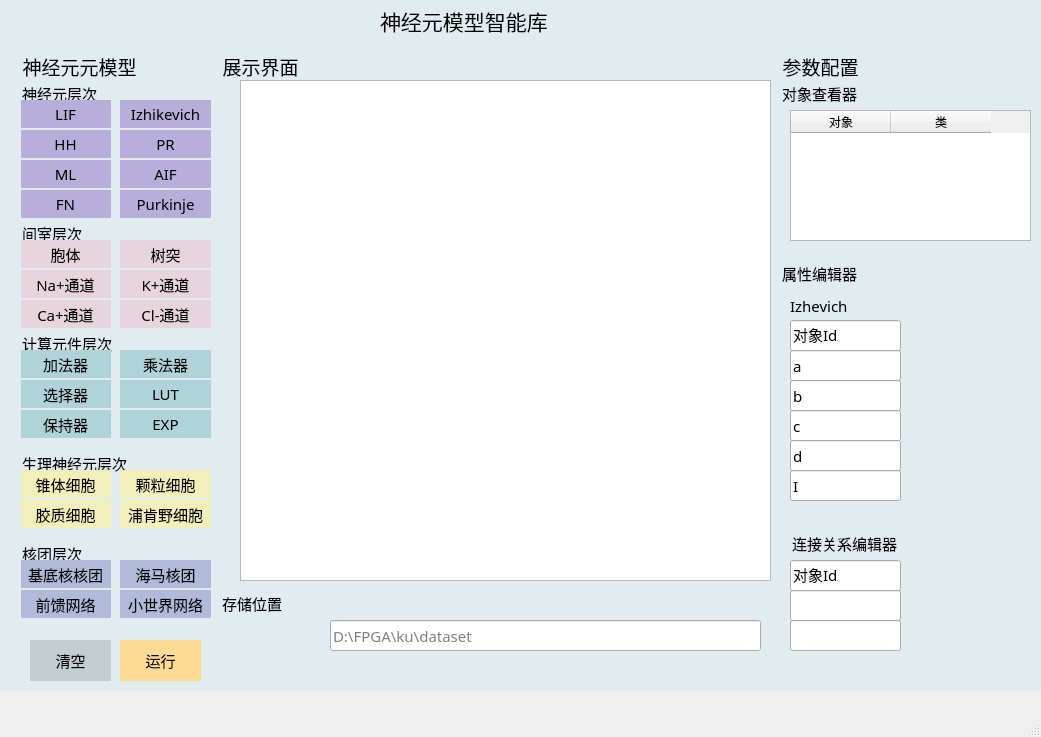
<?xml version="1.0" encoding="UTF-8"?>
<ui version="4.0">
 <class>MainWindow</class>
 <widget class="QMainWindow" name="MainWindow">
  <property name="geometry">
   <rect>
    <x>0</x>
    <y>0</y>
    <width>1041</width>
    <height>737</height>
   </rect>
  </property>
  <property name="windowTitle">
   <string>MainWindow</string>
  </property>
  <property name="styleSheet">
   <string notr="true">QGroupBox {
            background-color:#e2ebf0;          
			border-style: solid;
        }</string>
  </property>
  <widget class="QWidget" name="centralwidget">
   <widget class="QGroupBox" name="groupBox_2">
    <property name="geometry">
     <rect>
      <x>20</x>
      <y>50</y>
      <width>211</width>
      <height>641</height>
     </rect>
    </property>
    <property name="font">
     <font>
      <family>黑体</family>
      <pointsize>14</pointsize>
     </font>
    </property>
    <property name="title">
     <string>神经元元模型</string>
    </property>
    <widget class="QGroupBox" name="groupBox_3">
     <property name="geometry">
      <rect>
       <x>0</x>
       <y>30</y>
       <width>191</width>
       <height>141</height>
      </rect>
     </property>
     <property name="font">
      <font>
       <family>黑体</family>
       <pointsize>11</pointsize>
      </font>
     </property>
     <property name="styleSheet">
      <string notr="true"/>
     </property>
     <property name="title">
      <string>神经元层次</string>
     </property>
     <widget class="QPushButton" name="LIFButton">
      <property name="geometry">
       <rect>
        <x>0</x>
        <y>20</y>
        <width>91</width>
        <height>28</height>
       </rect>
      </property>
      <property name="font">
       <font>
        <family>黑体</family>
        <pointsize>11</pointsize>
       </font>
      </property>
      <property name="styleSheet">
       <string notr="true">QPushButton {
            background-color:#b7afd9;          
			border-style: solid;
        }</string>
      </property>
      <property name="text">
       <string>LIF</string>
      </property>
     </widget>
     <widget class="QPushButton" name="IZButton">
      <property name="geometry">
       <rect>
        <x>100</x>
        <y>20</y>
        <width>91</width>
        <height>28</height>
       </rect>
      </property>
      <property name="font">
       <font>
        <family>黑体</family>
        <pointsize>11</pointsize>
       </font>
      </property>
      <property name="styleSheet">
       <string notr="true">QPushButton {
            background-color:#b7afd9;          
			border-style: solid;
        }</string>
      </property>
      <property name="text">
       <string>Izhikevich</string>
      </property>
     </widget>
     <widget class="QPushButton" name="PRButton">
      <property name="enabled">
       <bool>true</bool>
      </property>
      <property name="geometry">
       <rect>
        <x>100</x>
        <y>50</y>
        <width>91</width>
        <height>28</height>
       </rect>
      </property>
      <property name="font">
       <font>
        <family>黑体</family>
        <pointsize>11</pointsize>
       </font>
      </property>
      <property name="styleSheet">
       <string notr="true">QPushButton {
            background-color:#b7afd9;          
			border-style: solid;
        }</string>
      </property>
      <property name="text">
       <string>PR</string>
      </property>
     </widget>
     <widget class="QPushButton" name="HHButton">
      <property name="geometry">
       <rect>
        <x>0</x>
        <y>50</y>
        <width>91</width>
        <height>28</height>
       </rect>
      </property>
      <property name="font">
       <font>
        <family>黑体</family>
        <pointsize>11</pointsize>
       </font>
      </property>
      <property name="styleSheet">
       <string notr="true">QPushButton {
            background-color:#b7afd9;          
			border-style: solid;
        }</string>
      </property>
      <property name="text">
       <string>HH</string>
      </property>
     </widget>
     <widget class="QPushButton" name="AIFButton">
      <property name="enabled">
       <bool>true</bool>
      </property>
      <property name="geometry">
       <rect>
        <x>100</x>
        <y>80</y>
        <width>91</width>
        <height>28</height>
       </rect>
      </property>
      <property name="font">
       <font>
        <family>黑体</family>
        <pointsize>11</pointsize>
       </font>
      </property>
      <property name="styleSheet">
       <string notr="true">QPushButton {
            background-color:#b7afd9;          
			border-style: solid;
        }</string>
      </property>
      <property name="text">
       <string>AIF</string>
      </property>
     </widget>
     <widget class="QPushButton" name="EIFButton">
      <property name="enabled">
       <bool>true</bool>
      </property>
      <property name="geometry">
       <rect>
        <x>0</x>
        <y>80</y>
        <width>91</width>
        <height>28</height>
       </rect>
      </property>
      <property name="font">
       <font>
        <family>黑体</family>
        <pointsize>11</pointsize>
       </font>
      </property>
      <property name="styleSheet">
       <string notr="true">QPushButton {
            background-color:#b7afd9;          
			border-style: solid;
        }</string>
      </property>
      <property name="text">
       <string>ML</string>
      </property>
     </widget>
     <widget class="QPushButton" name="EIFButton_2">
      <property name="enabled">
       <bool>true</bool>
      </property>
      <property name="geometry">
       <rect>
        <x>0</x>
        <y>110</y>
        <width>91</width>
        <height>28</height>
       </rect>
      </property>
      <property name="font">
       <font>
        <family>黑体</family>
        <pointsize>11</pointsize>
       </font>
      </property>
      <property name="styleSheet">
       <string notr="true">QPushButton {
            background-color:#b7afd9;          
			border-style: solid;
        }</string>
      </property>
      <property name="text">
       <string>FN</string>
      </property>
     </widget>
     <widget class="QPushButton" name="EIFButton_3">
      <property name="enabled">
       <bool>true</bool>
      </property>
      <property name="geometry">
       <rect>
        <x>100</x>
        <y>110</y>
        <width>91</width>
        <height>28</height>
       </rect>
      </property>
      <property name="font">
       <font>
        <family>黑体</family>
        <pointsize>11</pointsize>
       </font>
      </property>
      <property name="styleSheet">
       <string notr="true">QPushButton {
            background-color:#b7afd9;          
			border-style: solid;
        }</string>
      </property>
      <property name="text">
       <string>Purkinje</string>
      </property>
     </widget>
    </widget>
    <widget class="QGroupBox" name="groupBox_4">
     <property name="geometry">
      <rect>
       <x>0</x>
       <y>170</y>
       <width>191</width>
       <height>111</height>
      </rect>
     </property>
     <property name="font">
      <font>
       <family>黑体</family>
       <pointsize>11</pointsize>
      </font>
     </property>
     <property name="title">
      <string>间室层次</string>
     </property>
     <widget class="QPushButton" name="somaButton">
      <property name="enabled">
       <bool>true</bool>
      </property>
      <property name="geometry">
       <rect>
        <x>0</x>
        <y>20</y>
        <width>91</width>
        <height>28</height>
       </rect>
      </property>
      <property name="font">
       <font>
        <family>黑体</family>
        <pointsize>11</pointsize>
       </font>
      </property>
      <property name="styleSheet">
       <string notr="true">QPushButton {
            background-color:#e7d4dc;          
			border-style: solid;
        }</string>
      </property>
      <property name="text">
       <string>胞体</string>
      </property>
     </widget>
     <widget class="QPushButton" name="dendButton">
      <property name="enabled">
       <bool>true</bool>
      </property>
      <property name="geometry">
       <rect>
        <x>100</x>
        <y>20</y>
        <width>91</width>
        <height>28</height>
       </rect>
      </property>
      <property name="font">
       <font>
        <family>黑体</family>
        <pointsize>11</pointsize>
       </font>
      </property>
      <property name="styleSheet">
       <string notr="true">QPushButton {
            background-color:#e7d4dc;          
			border-style: solid;
        }</string>
      </property>
      <property name="text">
       <string>树突</string>
      </property>
     </widget>
     <widget class="QPushButton" name="KButton">
      <property name="enabled">
       <bool>true</bool>
      </property>
      <property name="geometry">
       <rect>
        <x>100</x>
        <y>50</y>
        <width>91</width>
        <height>28</height>
       </rect>
      </property>
      <property name="font">
       <font>
        <family>黑体</family>
        <pointsize>11</pointsize>
       </font>
      </property>
      <property name="styleSheet">
       <string notr="true">QPushButton {
            background-color:#e7d4dc;          
			border-style: solid;
        }</string>
      </property>
      <property name="text">
       <string>K+通道</string>
      </property>
     </widget>
     <widget class="QPushButton" name="NaButton">
      <property name="enabled">
       <bool>true</bool>
      </property>
      <property name="geometry">
       <rect>
        <x>0</x>
        <y>50</y>
        <width>91</width>
        <height>28</height>
       </rect>
      </property>
      <property name="font">
       <font>
        <family>黑体</family>
        <pointsize>11</pointsize>
       </font>
      </property>
      <property name="styleSheet">
       <string notr="true">QPushButton {
            background-color:#e7d4dc;          
			border-style: solid;
        }</string>
      </property>
      <property name="text">
       <string>Na+通道</string>
      </property>
     </widget>
     <widget class="QPushButton" name="KCButton">
      <property name="enabled">
       <bool>true</bool>
      </property>
      <property name="geometry">
       <rect>
        <x>100</x>
        <y>80</y>
        <width>91</width>
        <height>28</height>
       </rect>
      </property>
      <property name="font">
       <font>
        <family>黑体</family>
        <pointsize>11</pointsize>
       </font>
      </property>
      <property name="styleSheet">
       <string notr="true">QPushButton {
            background-color:#e7d4dc;          
			border-style: solid;
        }</string>
      </property>
      <property name="text">
       <string>Cl-通道</string>
      </property>
     </widget>
     <widget class="QPushButton" name="CaButton">
      <property name="enabled">
       <bool>true</bool>
      </property>
      <property name="geometry">
       <rect>
        <x>0</x>
        <y>80</y>
        <width>91</width>
        <height>28</height>
       </rect>
      </property>
      <property name="font">
       <font>
        <family>黑体</family>
        <pointsize>11</pointsize>
       </font>
      </property>
      <property name="styleSheet">
       <string notr="true">QPushButton {
            background-color:#e7d4dc;          
			border-style: solid;
        }</string>
      </property>
      <property name="text">
       <string>Ca+通道</string>
      </property>
     </widget>
    </widget>
    <widget class="QGroupBox" name="groupBox_5">
     <property name="geometry">
      <rect>
       <x>0</x>
       <y>280</y>
       <width>191</width>
       <height>121</height>
      </rect>
     </property>
     <property name="font">
      <font>
       <family>黑体</family>
       <pointsize>11</pointsize>
      </font>
     </property>
     <property name="title">
      <string>计算元件层次</string>
     </property>
     <widget class="QPushButton" name="pushButton_5">
      <property name="enabled">
       <bool>true</bool>
      </property>
      <property name="geometry">
       <rect>
        <x>0</x>
        <y>20</y>
        <width>91</width>
        <height>28</height>
       </rect>
      </property>
      <property name="font">
       <font>
        <family>黑体</family>
        <pointsize>11</pointsize>
       </font>
      </property>
      <property name="styleSheet">
       <string notr="true">QPushButton {
            background-color:#AFD3D9;          
			border-style: solid;
        }</string>
      </property>
      <property name="text">
       <string>加法器</string>
      </property>
     </widget>
     <widget class="QPushButton" name="pushButton_14">
      <property name="enabled">
       <bool>true</bool>
      </property>
      <property name="geometry">
       <rect>
        <x>100</x>
        <y>20</y>
        <width>91</width>
        <height>28</height>
       </rect>
      </property>
      <property name="font">
       <font>
        <family>黑体</family>
        <pointsize>11</pointsize>
       </font>
      </property>
      <property name="styleSheet">
       <string notr="true">QPushButton {
            background-color:#AFD3D9;          
			border-style: solid;
        }</string>
      </property>
      <property name="text">
       <string>乘法器</string>
      </property>
     </widget>
     <widget class="QPushButton" name="pushButton_15">
      <property name="enabled">
       <bool>true</bool>
      </property>
      <property name="geometry">
       <rect>
        <x>100</x>
        <y>50</y>
        <width>91</width>
        <height>28</height>
       </rect>
      </property>
      <property name="font">
       <font>
        <family>黑体</family>
        <pointsize>11</pointsize>
       </font>
      </property>
      <property name="styleSheet">
       <string notr="true">QPushButton {
            background-color:#AFD3D9;          
			border-style: solid;
        }</string>
      </property>
      <property name="text">
       <string>LUT</string>
      </property>
     </widget>
     <widget class="QPushButton" name="pushButton_16">
      <property name="enabled">
       <bool>true</bool>
      </property>
      <property name="geometry">
       <rect>
        <x>0</x>
        <y>50</y>
        <width>91</width>
        <height>28</height>
       </rect>
      </property>
      <property name="font">
       <font>
        <family>黑体</family>
        <pointsize>11</pointsize>
       </font>
      </property>
      <property name="styleSheet">
       <string notr="true">QPushButton {
            background-color:#AFD3D9;          
			border-style: solid;
        }</string>
      </property>
      <property name="text">
       <string>选择器</string>
      </property>
     </widget>
     <widget class="QPushButton" name="pushButton_17">
      <property name="enabled">
       <bool>true</bool>
      </property>
      <property name="geometry">
       <rect>
        <x>100</x>
        <y>80</y>
        <width>91</width>
        <height>28</height>
       </rect>
      </property>
      <property name="font">
       <font>
        <family>黑体</family>
        <pointsize>11</pointsize>
       </font>
      </property>
      <property name="styleSheet">
       <string notr="true">QPushButton {
            background-color:#AFD3D9;          
			border-style: solid;
        }</string>
      </property>
      <property name="text">
       <string>EXP</string>
      </property>
     </widget>
     <widget class="QPushButton" name="pushButton_18">
      <property name="enabled">
       <bool>true</bool>
      </property>
      <property name="geometry">
       <rect>
        <x>0</x>
        <y>80</y>
        <width>91</width>
        <height>28</height>
       </rect>
      </property>
      <property name="font">
       <font>
        <family>黑体</family>
        <pointsize>11</pointsize>
       </font>
      </property>
      <property name="styleSheet">
       <string notr="true">QPushButton {
            background-color:#AFD3D9;          
			border-style: solid;
        }</string>
      </property>
      <property name="text">
       <string>保持器</string>
      </property>
     </widget>
    </widget>
    <widget class="QPushButton" name="applyButton">
     <property name="geometry">
      <rect>
       <x>100</x>
       <y>590</y>
       <width>81</width>
       <height>41</height>
      </rect>
     </property>
     <property name="font">
      <font>
       <family>黑体</family>
       <pointsize>11</pointsize>
      </font>
     </property>
     <property name="styleSheet">
      <string notr="true">QPushButton {
            background-color:#fddb92;          
			border-style: solid;
        }</string>
     </property>
     <property name="text">
      <string>运行</string>
     </property>
    </widget>
    <widget class="QGroupBox" name="groupBox_11">
     <property name="geometry">
      <rect>
       <x>0</x>
       <y>400</y>
       <width>191</width>
       <height>81</height>
      </rect>
     </property>
     <property name="font">
      <font>
       <family>黑体</family>
       <pointsize>11</pointsize>
      </font>
     </property>
     <property name="title">
      <string>生理神经元层次</string>
     </property>
     <widget class="QPushButton" name="LIFButton_2">
      <property name="geometry">
       <rect>
        <x>0</x>
        <y>20</y>
        <width>91</width>
        <height>28</height>
       </rect>
      </property>
      <property name="font">
       <font>
        <family>黑体</family>
        <pointsize>11</pointsize>
       </font>
      </property>
      <property name="styleSheet">
       <string notr="true">QPushButton {
            background-color:#f1f0bb;          
			border-style: solid;
        }</string>
      </property>
      <property name="text">
       <string>锥体细胞</string>
      </property>
     </widget>
     <widget class="QPushButton" name="IZButton_2">
      <property name="geometry">
       <rect>
        <x>100</x>
        <y>20</y>
        <width>91</width>
        <height>28</height>
       </rect>
      </property>
      <property name="font">
       <font>
        <family>黑体</family>
        <pointsize>11</pointsize>
       </font>
      </property>
      <property name="styleSheet">
       <string notr="true">QPushButton {
            background-color:#f1f0bb;          
			border-style: solid;
        }</string>
      </property>
      <property name="text">
       <string>颗粒细胞</string>
      </property>
     </widget>
     <widget class="QPushButton" name="PRButton_2">
      <property name="enabled">
       <bool>true</bool>
      </property>
      <property name="geometry">
       <rect>
        <x>100</x>
        <y>50</y>
        <width>91</width>
        <height>28</height>
       </rect>
      </property>
      <property name="font">
       <font>
        <family>黑体</family>
        <pointsize>11</pointsize>
       </font>
      </property>
      <property name="styleSheet">
       <string notr="true">QPushButton {
            background-color:#f1f0bb;          
			border-style: solid;
        }</string>
      </property>
      <property name="text">
       <string>浦肯野细胞</string>
      </property>
     </widget>
     <widget class="QPushButton" name="HHButton_2">
      <property name="geometry">
       <rect>
        <x>0</x>
        <y>50</y>
        <width>91</width>
        <height>28</height>
       </rect>
      </property>
      <property name="font">
       <font>
        <family>黑体</family>
        <pointsize>11</pointsize>
       </font>
      </property>
      <property name="styleSheet">
       <string notr="true">QPushButton {
            background-color:#f1f0bb;          
			border-style: solid;
        }</string>
      </property>
      <property name="text">
       <string>胶质细胞</string>
      </property>
     </widget>
    </widget>
    <widget class="QPushButton" name="deleteButton">
     <property name="geometry">
      <rect>
       <x>10</x>
       <y>590</y>
       <width>81</width>
       <height>41</height>
      </rect>
     </property>
     <property name="font">
      <font>
       <family>黑体</family>
       <pointsize>11</pointsize>
      </font>
     </property>
     <property name="styleSheet">
      <string notr="true">QPushButton {
            background-color:#c2ced0;          
			border-style: solid;
        }</string>
     </property>
     <property name="text">
      <string>清空</string>
     </property>
    </widget>
    <widget class="QGroupBox" name="groupBox_12">
     <property name="geometry">
      <rect>
       <x>0</x>
       <y>490</y>
       <width>191</width>
       <height>61</height>
      </rect>
     </property>
     <property name="font">
      <font>
       <family>黑体</family>
       <pointsize>11</pointsize>
      </font>
     </property>
     <property name="title">
      <string>核团层次</string>
     </property>
     <widget class="QPushButton" name="basalButton">
      <property name="geometry">
       <rect>
        <x>0</x>
        <y>20</y>
        <width>91</width>
        <height>28</height>
       </rect>
      </property>
      <property name="font">
       <font>
        <family>黑体</family>
        <pointsize>11</pointsize>
       </font>
      </property>
      <property name="styleSheet">
       <string notr="true">QPushButton {
            background-color:#afbbd9;          
			border-style: solid;
        }</string>
      </property>
      <property name="text">
       <string>基底核核团</string>
      </property>
     </widget>
     <widget class="QPushButton" name="IZButton_3">
      <property name="geometry">
       <rect>
        <x>100</x>
        <y>20</y>
        <width>91</width>
        <height>28</height>
       </rect>
      </property>
      <property name="font">
       <font>
        <family>黑体</family>
        <pointsize>11</pointsize>
       </font>
      </property>
      <property name="styleSheet">
       <string notr="true">QPushButton {
            background-color:#afbbd9;          
			border-style: solid;
        }</string>
      </property>
      <property name="text">
       <string>海马核团</string>
      </property>
     </widget>
    </widget>
    <widget class="QPushButton" name="IZButton_4">
     <property name="geometry">
      <rect>
       <x>100</x>
       <y>540</y>
       <width>91</width>
       <height>28</height>
      </rect>
     </property>
     <property name="font">
      <font>
       <family>黑体</family>
       <pointsize>11</pointsize>
      </font>
     </property>
     <property name="styleSheet">
      <string notr="true">QPushButton {
            background-color:#afbbd9;          
			border-style: solid;
        }</string>
     </property>
     <property name="text">
      <string>小世界网络</string>
     </property>
    </widget>
    <widget class="QPushButton" name="basalButton_2">
     <property name="geometry">
      <rect>
       <x>0</x>
       <y>540</y>
       <width>91</width>
       <height>28</height>
      </rect>
     </property>
     <property name="font">
      <font>
       <family>黑体</family>
       <pointsize>11</pointsize>
      </font>
     </property>
     <property name="styleSheet">
      <string notr="true">QPushButton {
            background-color:#afbbd9;          
			border-style: solid;
        }</string>
     </property>
     <property name="text">
      <string>前馈网络</string>
     </property>
    </widget>
   </widget>
   <widget class="QGroupBox" name="groupBox_6">
    <property name="geometry">
     <rect>
      <x>780</x>
      <y>50</y>
      <width>261</width>
      <height>641</height>
     </rect>
    </property>
    <property name="font">
     <font>
      <family>黑体</family>
      <pointsize>14</pointsize>
     </font>
    </property>
    <property name="title">
     <string>参数配置</string>
    </property>
    <widget class="QGroupBox" name="groupBox_7">
     <property name="geometry">
      <rect>
       <x>0</x>
       <y>30</y>
       <width>261</width>
       <height>181</height>
      </rect>
     </property>
     <property name="font">
      <font>
       <family>黑体</family>
       <pointsize>11</pointsize>
      </font>
     </property>
     <property name="title">
      <string>对象查看器</string>
     </property>
     <widget class="QTableWidget" name="table">
      <property name="geometry">
       <rect>
        <x>10</x>
        <y>30</y>
        <width>241</width>
        <height>131</height>
       </rect>
      </property>
      <property name="font">
       <font>
        <family>黑体</family>
        <pointsize>11</pointsize>
       </font>
      </property>
      <column>
       <property name="text">
        <string>对象</string>
       </property>
      </column>
      <column>
       <property name="text">
        <string>类</string>
       </property>
      </column>
     </widget>
    </widget>
    <widget class="QGroupBox" name="groupBox_8">
     <property name="geometry">
      <rect>
       <x>0</x>
       <y>210</y>
       <width>251</width>
       <height>261</height>
      </rect>
     </property>
     <property name="font">
      <font>
       <family>黑体</family>
       <pointsize>11</pointsize>
      </font>
     </property>
     <property name="title">
      <string>属性编辑器</string>
     </property>
     <widget class="QStackedWidget" name="stackedWidget_2">
      <property name="geometry">
       <rect>
        <x>10</x>
        <y>30</y>
        <width>231</width>
        <height>221</height>
       </rect>
      </property>
      <property name="font">
       <font>
        <family>黑体</family>
        <pointsize>11</pointsize>
       </font>
      </property>
      <property name="styleSheet">
       <string notr="true"/>
      </property>
      <property name="currentIndex">
       <number>2</number>
      </property>
      <widget class="QWidget" name="page"/>
      <widget class="QWidget" name="page_5">
       <widget class="QLineEdit" name="lineEdit_10">
        <property name="geometry">
         <rect>
          <x>10</x>
          <y>40</y>
          <width>111</width>
          <height>31</height>
         </rect>
        </property>
        <property name="font">
         <font>
          <family>.System San Francisco Display</family>
          <pointsize>12</pointsize>
         </font>
        </property>
        <property name="text">
         <string>对象Id</string>
        </property>
       </widget>
       <widget class="QLabel" name="labelb_3">
        <property name="geometry">
         <rect>
          <x>120</x>
          <y>100</y>
          <width>111</width>
          <height>31</height>
         </rect>
        </property>
        <property name="text">
         <string/>
        </property>
       </widget>
       <widget class="QLabel" name="labelname_4">
        <property name="geometry">
         <rect>
          <x>10</x>
          <y>10</y>
          <width>111</width>
          <height>31</height>
         </rect>
        </property>
        <property name="text">
         <string>LIF</string>
        </property>
       </widget>
       <widget class="QLabel" name="labela_4">
        <property name="geometry">
         <rect>
          <x>120</x>
          <y>70</y>
          <width>111</width>
          <height>31</height>
         </rect>
        </property>
        <property name="text">
         <string/>
        </property>
       </widget>
       <widget class="QLineEdit" name="lineEdit_23">
        <property name="geometry">
         <rect>
          <x>10</x>
          <y>100</y>
          <width>111</width>
          <height>31</height>
         </rect>
        </property>
        <property name="text">
         <string>Vth</string>
        </property>
       </widget>
       <widget class="QLabel" name="labelname_5">
        <property name="geometry">
         <rect>
          <x>120</x>
          <y>40</y>
          <width>111</width>
          <height>31</height>
         </rect>
        </property>
        <property name="text">
         <string/>
        </property>
       </widget>
       <widget class="QLineEdit" name="lineEdit_24">
        <property name="geometry">
         <rect>
          <x>10</x>
          <y>70</y>
          <width>111</width>
          <height>31</height>
         </rect>
        </property>
        <property name="font">
         <font>
          <family>.System San Francisco Display</family>
          <pointsize>12</pointsize>
         </font>
        </property>
        <property name="text">
         <string>I</string>
        </property>
       </widget>
      </widget>
      <widget class="QWidget" name="page_6">
       <widget class="QLabel" name="labela">
        <property name="geometry">
         <rect>
          <x>110</x>
          <y>60</y>
          <width>111</width>
          <height>31</height>
         </rect>
        </property>
        <property name="font">
         <font>
          <family>黑体</family>
          <pointsize>11</pointsize>
         </font>
        </property>
        <property name="text">
         <string/>
        </property>
       </widget>
       <widget class="QLineEdit" name="lineEdit_6">
        <property name="geometry">
         <rect>
          <x>0</x>
          <y>30</y>
          <width>111</width>
          <height>31</height>
         </rect>
        </property>
        <property name="font">
         <font>
          <family>黑体</family>
          <pointsize>11</pointsize>
         </font>
        </property>
        <property name="text">
         <string>对象Id</string>
        </property>
       </widget>
       <widget class="QLineEdit" name="lineEdit_16">
        <property name="geometry">
         <rect>
          <x>0</x>
          <y>180</y>
          <width>111</width>
          <height>31</height>
         </rect>
        </property>
        <property name="font">
         <font>
          <family>黑体</family>
          <pointsize>11</pointsize>
         </font>
        </property>
        <property name="text">
         <string>I</string>
        </property>
       </widget>
       <widget class="QLabel" name="labelb">
        <property name="geometry">
         <rect>
          <x>110</x>
          <y>90</y>
          <width>111</width>
          <height>31</height>
         </rect>
        </property>
        <property name="font">
         <font>
          <family>黑体</family>
          <pointsize>11</pointsize>
         </font>
        </property>
        <property name="text">
         <string/>
        </property>
       </widget>
       <widget class="QLineEdit" name="lineEdit_17">
        <property name="geometry">
         <rect>
          <x>0</x>
          <y>90</y>
          <width>111</width>
          <height>31</height>
         </rect>
        </property>
        <property name="font">
         <font>
          <family>黑体</family>
          <pointsize>11</pointsize>
         </font>
        </property>
        <property name="text">
         <string>b</string>
        </property>
       </widget>
       <widget class="QLabel" name="labeld">
        <property name="geometry">
         <rect>
          <x>110</x>
          <y>150</y>
          <width>111</width>
          <height>31</height>
         </rect>
        </property>
        <property name="font">
         <font>
          <family>黑体</family>
          <pointsize>11</pointsize>
         </font>
        </property>
        <property name="text">
         <string/>
        </property>
       </widget>
       <widget class="QLabel" name="labelI">
        <property name="geometry">
         <rect>
          <x>110</x>
          <y>180</y>
          <width>111</width>
          <height>31</height>
         </rect>
        </property>
        <property name="font">
         <font>
          <family>黑体</family>
          <pointsize>11</pointsize>
         </font>
        </property>
        <property name="text">
         <string/>
        </property>
       </widget>
       <widget class="QLineEdit" name="lineEdit_18">
        <property name="geometry">
         <rect>
          <x>0</x>
          <y>150</y>
          <width>111</width>
          <height>31</height>
         </rect>
        </property>
        <property name="font">
         <font>
          <family>黑体</family>
          <pointsize>11</pointsize>
         </font>
        </property>
        <property name="text">
         <string>d</string>
        </property>
       </widget>
       <widget class="QLineEdit" name="lineEdit_19">
        <property name="geometry">
         <rect>
          <x>0</x>
          <y>60</y>
          <width>111</width>
          <height>31</height>
         </rect>
        </property>
        <property name="font">
         <font>
          <family>黑体</family>
          <pointsize>11</pointsize>
         </font>
        </property>
        <property name="text">
         <string>a</string>
        </property>
       </widget>
       <widget class="QLabel" name="labelname">
        <property name="geometry">
         <rect>
          <x>110</x>
          <y>30</y>
          <width>111</width>
          <height>31</height>
         </rect>
        </property>
        <property name="font">
         <font>
          <family>黑体</family>
          <pointsize>11</pointsize>
         </font>
        </property>
        <property name="text">
         <string/>
        </property>
       </widget>
       <widget class="QLabel" name="labelc">
        <property name="geometry">
         <rect>
          <x>110</x>
          <y>120</y>
          <width>111</width>
          <height>31</height>
         </rect>
        </property>
        <property name="font">
         <font>
          <family>黑体</family>
          <pointsize>11</pointsize>
         </font>
        </property>
        <property name="text">
         <string/>
        </property>
       </widget>
       <widget class="QLineEdit" name="lineEdit_20">
        <property name="geometry">
         <rect>
          <x>0</x>
          <y>120</y>
          <width>111</width>
          <height>31</height>
         </rect>
        </property>
        <property name="font">
         <font>
          <family>黑体</family>
          <pointsize>11</pointsize>
         </font>
        </property>
        <property name="text">
         <string>c</string>
        </property>
       </widget>
       <widget class="QLabel" name="labelname_3">
        <property name="geometry">
         <rect>
          <x>0</x>
          <y>0</y>
          <width>111</width>
          <height>31</height>
         </rect>
        </property>
        <property name="font">
         <font>
          <family>黑体</family>
          <pointsize>11</pointsize>
         </font>
        </property>
        <property name="text">
         <string>Izhevich</string>
        </property>
       </widget>
      </widget>
     </widget>
    </widget>
    <widget class="QGroupBox" name="groupBox_9">
     <property name="geometry">
      <rect>
       <x>10</x>
       <y>480</y>
       <width>241</width>
       <height>141</height>
      </rect>
     </property>
     <property name="font">
      <font>
       <family>黑体</family>
       <pointsize>11</pointsize>
      </font>
     </property>
     <property name="title">
      <string>连接关系编辑器</string>
     </property>
     <widget class="QLineEdit" name="lineEdit_13">
      <property name="geometry">
       <rect>
        <x>0</x>
        <y>90</y>
        <width>111</width>
        <height>31</height>
       </rect>
      </property>
      <property name="font">
       <font>
        <family>黑体</family>
        <pointsize>11</pointsize>
       </font>
      </property>
      <property name="text">
       <string/>
      </property>
     </widget>
     <widget class="QLineEdit" name="lineEdit_14">
      <property name="geometry">
       <rect>
        <x>0</x>
        <y>30</y>
        <width>111</width>
        <height>31</height>
       </rect>
      </property>
      <property name="font">
       <font>
        <family>黑体</family>
        <pointsize>11</pointsize>
       </font>
      </property>
      <property name="text">
       <string>对象Id</string>
      </property>
     </widget>
     <widget class="QLineEdit" name="lineEdit_15">
      <property name="geometry">
       <rect>
        <x>0</x>
        <y>60</y>
        <width>111</width>
        <height>31</height>
       </rect>
      </property>
      <property name="font">
       <font>
        <family>黑体</family>
        <pointsize>11</pointsize>
       </font>
      </property>
      <property name="text">
       <string/>
      </property>
     </widget>
    </widget>
   </widget>
   <widget class="QGroupBox" name="groupBox_10">
    <property name="geometry">
     <rect>
      <x>220</x>
      <y>590</y>
      <width>561</width>
      <height>101</height>
     </rect>
    </property>
    <property name="font">
     <font>
      <family>黑体</family>
      <pointsize>11</pointsize>
     </font>
    </property>
    <property name="title">
     <string>存储位置</string>
    </property>
    <widget class="QLineEdit" name="lineEdit_7">
     <property name="geometry">
      <rect>
       <x>110</x>
       <y>30</y>
       <width>431</width>
       <height>31</height>
      </rect>
     </property>
     <property name="font">
      <font>
       <family>黑体</family>
       <pointsize>11</pointsize>
      </font>
     </property>
     <property name="placeholderText">
      <string>D:\FPGA\ku\dataset</string>
     </property>
    </widget>
   </widget>
   <widget class="QGroupBox" name="groupBox">
    <property name="geometry">
     <rect>
      <x>220</x>
      <y>50</y>
      <width>561</width>
      <height>541</height>
     </rect>
    </property>
    <property name="font">
     <font>
      <family>黑体</family>
      <pointsize>14</pointsize>
     </font>
    </property>
    <property name="title">
     <string>展示界面</string>
    </property>
    <widget class="QGraphicsView" name="graphicsView">
     <property name="geometry">
      <rect>
       <x>20</x>
       <y>30</y>
       <width>531</width>
       <height>501</height>
      </rect>
     </property>
     <property name="font">
      <font>
       <family>黑体</family>
       <pointsize>11</pointsize>
      </font>
     </property>
    </widget>
   </widget>
   <widget class="QGroupBox" name="groupBox_13">
    <property name="geometry">
     <rect>
      <x>20</x>
      <y>0</y>
      <width>1021</width>
      <height>51</height>
     </rect>
    </property>
    <property name="title">
     <string/>
    </property>
    <widget class="QLabel" name="label">
     <property name="geometry">
      <rect>
       <x>360</x>
       <y>0</y>
       <width>231</width>
       <height>41</height>
      </rect>
     </property>
     <property name="font">
      <font>
       <family>黑体</family>
       <pointsize>16</pointsize>
      </font>
     </property>
     <property name="text">
      <string>神经元模型智能库</string>
     </property>
    </widget>
   </widget>
   <widget class="QGroupBox" name="groupBox_14">
    <property name="geometry">
     <rect>
      <x>0</x>
      <y>0</y>
      <width>21</width>
      <height>691</height>
     </rect>
    </property>
    <property name="title">
     <string/>
    </property>
   </widget>
  </widget>
  <widget class="QMenuBar" name="menubar">
   <property name="geometry">
    <rect>
     <x>0</x>
     <y>0</y>
     <width>1041</width>
     <height>26</height>
    </rect>
   </property>
  </widget>
  <widget class="QStatusBar" name="statusbar"/>
 </widget>
 <resources/>
 <connections/>
</ui>
